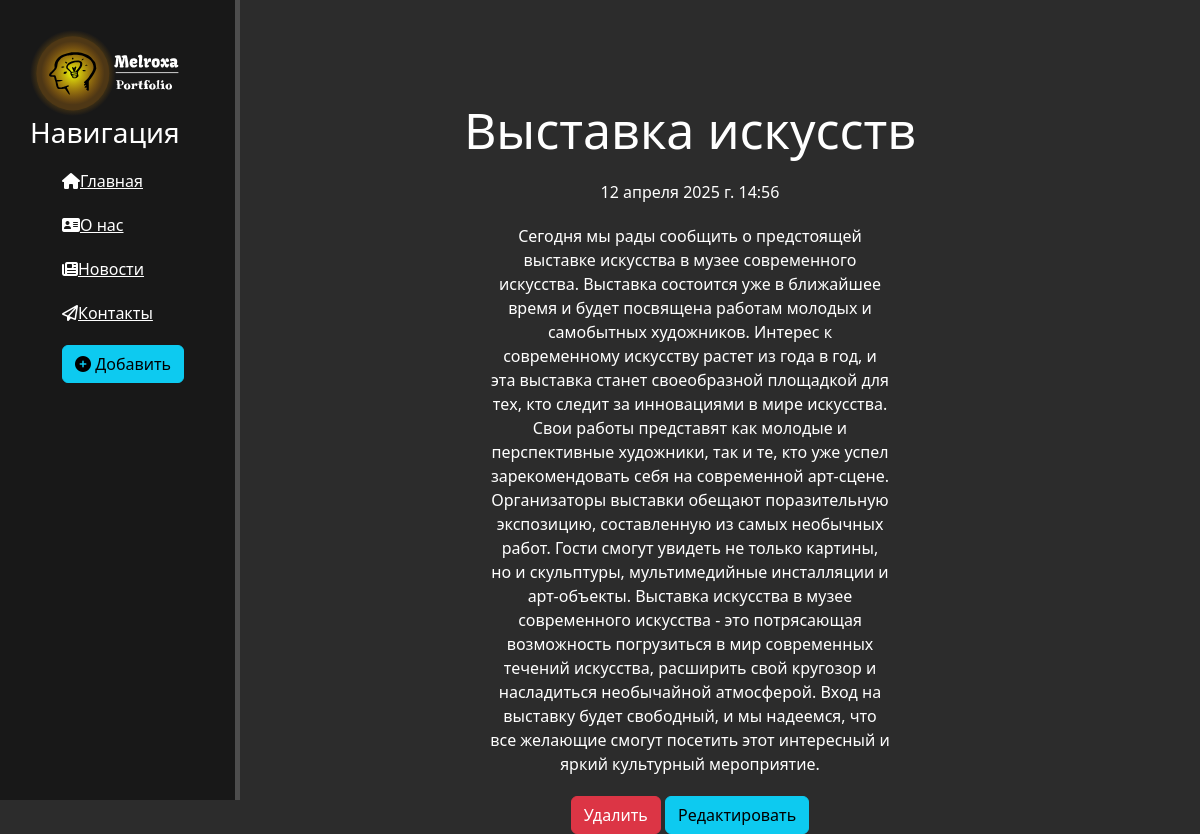
Screenshot of /news/3 with the database file from the repository.
### news/models.py (models this page shows, shortened)
class Articles(models.Model):
    title = models.CharField('Название', max_length=100, default=20)
    anons = models.CharField('Анонс', max_length=250, default=20)
    full_text = models.TextField('Статья')
    date = models.DateTimeField('Дата публикации')
    class Meta:
        verbose_name = 'Новость'
        verbose_name_plural = 'Новости'

### news/views.py (the view)
# urls.py: path('<int:pk>', views.NewsDetailView.as_view(), name='news-detail'),
class NewsDetailView(DetailView):
    model = Articles
    template_name = 'news/detail_view.html'
    context_object_name = 'article'

### news/templates/news/detail_view.html (shortened to what this page needs)
{% extends 'main/base.html' %}
{% block content %}
    <div class="features">
        <h1>{{ article.title }}</h1>
        <p>{{ article.date }}</p>
        <p>{{ article.full_text }}</p>
        <a href="{% url 'news-delete' article.id %}" class="btn btn-danger">Удалить</a>
        <a href="{% url 'news-update' article.id %}" class="btn btn-info">Редактировать</a>
    </div>
{% endblock %}

### main/static/main/css/main.css (style rules this page uses)
body { background: #2c2c2c; }
main .features { float: left; color: white; margin-top: 100px; text-align: center; width: 75%; }
main .features h1 { font-size: 50px }
main .features p { max-width: 400px; margin: 20px auto; }

### rows the page displays
Articles: title "Выставка искусств", date "12 апреля 2025 г. 14:56", full_text "Сегодня мы рады сообщить о предстоящей выставке искусства в музее современного искусства. Выставка состоится уже в ближайшее время и будет посвящена работам молодых и самобытных художников. Интерес к современному искусству растет из года в год, и эта выставка станет своеобразной площадкой для тех, кто следит за инновациями в мире искусства. Свои работы представят как молодые и перспективные художники, так и те, кто уже успел зарекомендовать себя на современной арт-сцене. Организаторы выставки обещают поразительную экспозицию, составленную из самых необычных работ. Гости смогут увидеть не только картины, но и скульптуры, мультимедийные инсталляции и арт-объекты. Выставка искусства в музее…"
